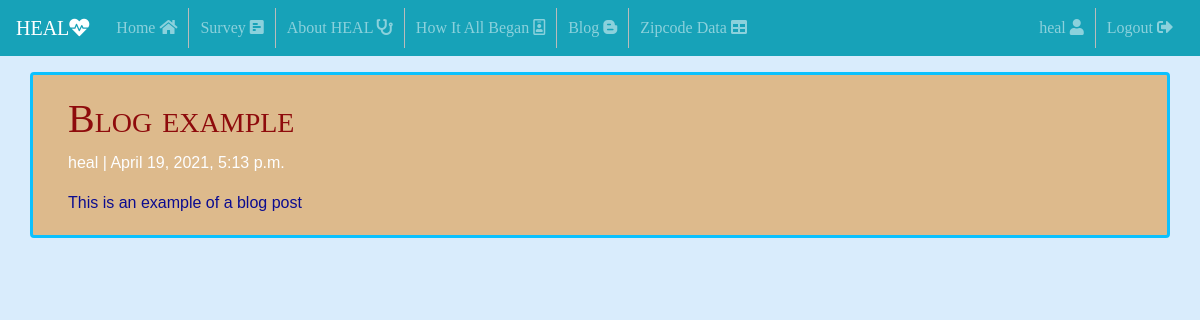
Screenshot of /blog-example/ (signed in) with the database file from the repository.
### HEALSurvey/models.py (models this page shows, shortened)
class Post(models.Model):
    title = models.CharField(max_length=200, unique=True)
    slug = models.SlugField(max_length=200, unique=True)
    author = models.ForeignKey(User, on_delete=models.CASCADE, related_name='blog_posts')
    updated_on = models.DateTimeField(auto_now=True)
    content = models.TextField()
    created_on = models.DateTimeField(auto_now_add=True)
    status = models.IntegerField(choices=STATUS, default=0)
    class Meta:
        ordering = ['-created_on']
        verbose_name_plural = "Posts"

### HEALSurvey/views.py (the view)
# urls.py: path('<slug:slug>/', views.PostDetail.as_view(), name='post_detail')
class PostDetail(generic.DetailView):
    model = Post
    template_name = 'post_detail.html'

### templates/post_detail.html
{% extends 'Base.html' %}
{% load crispy_forms_tags %}
{% load static %}
{% block body %}
<div class="container">
  <div class="row">
    <div class="col-md card mb-4  mt-3 left  top">
      <div class="card-body">
        <h1 style ="color:darkred">{% block title %} {{ object.title }} {% endblock title %}</h1>
        <p style ="color:white">{{ post.author }} | {{ post.created_on }}</p>
        <p class="card-text ">{{ object.content | safe }}</p>
      </div>
    </div>
  </div>
</div>
{% endblock%}

### templates/Base.html (shortened to what this page needs)
{% load static %}
<!DOCTYPE html>
<html lang="en">
<head>
    <link rel="stylesheet" href="https://stackpath.bootstrapcdn.com/bootstrap/4.5.0/css/bootstrap.min.css">
    <link rel="stylesheet" href="https://cdnjs.cloudflare.com/ajax/libs/font-awesome/5.15.3/css/all.min.css" />
    <link rel="stylesheet" href="{% static 'css/styles.css' %}">
</head>
<body>
<div>
    <nav class="navbar navbar-expand-lg navbar-dark bg-info">
        <a class="navbar-brand">HEAL<i class="fas fa-heartbeat"></i></a>
        <div class="collapse navbar-collapse" id="navbarTogglerDemo02">
            <ul class="navbar-nav mr-auto mt-2 mt-lg-0">
                <li class="nav-item">
                    <a class="nav-link" href={% url 'home' %}>Home <i class="fas fa-home"></i></a>
                </li>
                <li class="nav-item">
                    <a class="nav-link" href="{% url 'topic' %}">Survey <i class="fas fa-poll-h"></i></a>
                </li>
                <li class="nav-item">
                    <a class="nav-link" href="{% url 'info' %}">About HEAL <i class="fas fa-stethoscope"></i></a>
                </li>
                <li class="nav-item">
                    <a class="nav-link" href="{% url 'team' %}">How It All Began <i class="far fa-id-badge"></i></a>
                </li>
                <li class="nav-item">
                    <a class="nav-link" href="{% url 'blog' %}">Blog <i class="fab fa-blogger-b"></i></a>
                </li>
                <li class="nav-item">
                    <a class="nav-link" href="{% url 'zipcode' %}">Zipcode Data <i class="fas fa-table"></i></a>
                </li>
            </ul>
                {% if user.is_authenticated %}
                    <ul class="navbar-nav ml-auto">
                        <li class="nav-item">
                            <a class="nav-link mr-auto" href="{% url 'account_page' %}">{{user.username}} <i class="fas fa-user"></i></a>
                        </li>
                        <li class="nav-item">
                            <a class="nav-link mr-auto" href="{% url 'logout' %}">Logout <i class="fas fa-sign-out-alt"></i></a>
                        </li>
                    </ul>
                {% endif %}
        </div>
    </nav>
</div>
    {% block body %}
    {% endblock %}
</body>
</html>

### static/css/styles.css (style rules this page uses)
body { background-color: #D9ECFC; justify-content: center; background-image: url("https://wallpaperaccess.com/full/869534.jpg"); }
h1, h2, h3 { font-family: American Typewriter, serif; font-variant: small-caps; }
p { color: darkblue; font-family: Arial, Helvetica, sans-serif; }
.navbar-brand { font-family: American Typewriter, serif; font-variant: small-caps; }
.nav-item { font-family: American Typewriter, serif; }
li { float: left; border-right: 1px solid #bbb; padding-left: 3px; padding-right: 3px; }
li:last-child { border-right: none; }
.container { font-family: American Typewriter, serif; }
.card { background: burlywood; border: 3px solid deepskyblue; opacity: 95%; font-family: American Typewriter, serif; }
.fas { position: relative; }

### rows the page displays
Post: title "Blog example", author "heal", created_on "April 19, 2021, 5:13 p.m.", content "This is an example of a blog post"

### other values shown
{{ user.username }} "heal"
